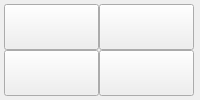
             <widget class="QWidget" name="edge_angle">
              <layout class="QVBoxLayout" name="verticalLayout_3">
               <property name="spacing">
                <number>2</number>
               </property>
               <property name="leftMargin">
                <number>0</number>
               </property>
               <property name="topMargin">
                <number>0</number>
               </property>
               <property name="rightMargin">
                <number>2</number>
               </property>
               <property name="bottomMargin">
                <number>0</number>
               </property>
               <item>
                <widget class="QFrame" name="frame_angle">
                 <property name="sizePolicy">
                  <sizepolicy hsizetype="Preferred" vsizetype="Preferred">
                   <horstretch>0</horstretch>
                   <verstretch>0</verstretch>
                  </sizepolicy>
                 </property>
                 <layout class="QHBoxLayout" name="horizontalLayout_38">
                  <property name="leftMargin">
                   <number>4</number>
                  </property>
                  <property name="topMargin">
                   <number>4</number>
                  </property>
                  <property name="rightMargin">
                   <number>4</number>
                  </property>
                  <property name="bottomMargin">
                   <number>4</number>
                  </property>
                  <item>
                   <widget class="QWidget" name="widget_skew" native="true">
                    <property name="sizePolicy">
                     <sizepolicy hsizetype="Preferred" vsizetype="Preferred">
                      <horstretch>0</horstretch>
                      <verstretch>0</verstretch>
                     </sizepolicy>
                    </property>
                    <property name="minimumSize">
                     <size>
                      <width>0</width>
                      <height>0</height>
                     </size>
                    </property>
                    <property name="maximumSize">
                     <size>
                      <width>300</width>
                      <height>300</height>
                     </size>
                    </property>
                    <property name="styleSheet">
                     <string notr="true"/>
                    </property>
                    <layout class="QGridLayout" name="gridLayout_8">
                     <property name="leftMargin">
                      <number>0</number>
                     </property>
                     <property name="topMargin">
                      <number>0</number>
                     </property>
                     <property name="rightMargin">
                      <number>0</number>
                     </property>
                     <property name="bottomMargin">
                      <number>0</number>
                     </property>
                     <property name="spacing">
                      <number>0</number>
                     </property>
                     <item row="3" column="0">
                      <widget class="QPushButton" name="probe_front_edge_angle">
                       <property name="sizePolicy">
                        <sizepolicy hsizetype="Preferred" vsizetype="Preferred">
                         <horstretch>0</horstretch>
                         <verstretch>0</verstretch>
                        </sizepolicy>
                       </property>
                       <property name="minimumSize">
                        <size>
                         <width>0</width>
                         <height>0</height>
                        </size>
                       </property>
                       <property name="maximumSize">
                        <size>
                         <width>16777215</width>
                         <height>16777215</height>
                        </size>
                       </property>
                       <property name="toolTip">
                        <string>front_edge_angle</string>
                       </property>
                       <property name="text">
                        <string/>
                       </property>
                       <property name="icon">
                        <iconset>
                         <normalon>basic_probe_icons/front_edge_angle.png</normalon>
                        </iconset>
                       </property>
                       <property name="iconSize">
                        <size>
                         <width>120</width>
                         <height>120</height>
                        </size>
                       </property>
                       <property name="probe" stdset="0">
                        <string>probe_angle_front</string>
                       </property>
                       <attribute name="buttonGroup">
                        <string notr="true">skew_buttonGroup</string>
                       </attribute>
                      </widget>
                     </item>
                     <item row="3" column="1">
                      <widget class="QPushButton" name="probe_right_edge_angle">
                       <property name="sizePolicy">
                        <sizepolicy hsizetype="Preferred" vsizetype="Preferred">
                         <horstretch>0</horstretch>
                         <verstretch>0</verstretch>
                        </sizepolicy>
                       </property>
                       <property name="minimumSize">
                        <size>
                         <width>0</width>
                         <height>0</height>
                        </size>
                       </property>
                       <property name="maximumSize">
                        <size>
                         <width>16777215</width>
                         <height>16777215</height>
                        </size>
                       </property>
                       <property name="toolTip">
                        <string>right_edge_angle</string>
                       </property>
                       <property name="text">
                        <string/>
                       </property>
                       <property name="icon">
                        <iconset>
                         <normalon>basic_probe_icons/right_edge_angle.png</normalon>
                        </iconset>
                       </property>
                       <property name="iconSize">
                        <size>
                         <width>120</width>
                         <height>120</height>
                        </size>
                       </property>
                       <property name="probe" stdset="0">
                        <string>probe_angle_right</string>
                       </property>
                       <attribute name="buttonGroup">
                        <string notr="true">skew_buttonGroup</string>
                       </attribute>
                      </widget>
                     </item>
                     <item row="0" column="0">
                      <widget class="QPushButton" name="probe_left_edge_angle">
                       <property name="sizePolicy">
                        <sizepolicy hsizetype="Preferred" vsizetype="Preferred">
                         <horstretch>0</horstretch>
                         <verstretch>0</verstretch>
                        </sizepolicy>
                       </property>
                       <property name="minimumSize">
                        <size>
                         <width>0</width>
                         <height>0</height>
                        </size>
                       </property>
                       <property name="maximumSize">
                        <size>
                         <width>16777215</width>
                         <height>16777215</height>
                        </size>
                       </property>
                       <property name="toolTip">
                        <string>left_edge_angle</string>
                       </property>
                       <property name="text">
                        <string/>
                       </property>
                       <property name="icon">
                        <iconset>
                         <normalon>basic_probe_icons/left_edge_angle.png</normalon>
                        </iconset>
                       </property>
                       <property name="iconSize">
                        <size>
                         <width>120</width>
                         <height>120</height>
                        </size>
                       </property>
                       <property name="probe" stdset="0">
                        <string>probe_angle_left</string>
                       </property>
                       <attribute name="buttonGroup">
                        <string notr="true">skew_buttonGroup</string>
                       </attribute>
                      </widget>
                     </item>
                     <item row="0" column="1">
                      <widget class="QPushButton" name="probe_back_edge_angle">
                       <property name="sizePolicy">
                        <sizepolicy hsizetype="Preferred" vsizetype="Preferred">
                         <horstretch>0</horstretch>
                         <verstretch>0</verstretch>
                        </sizepolicy>
                       </property>
                       <property name="minimumSize">
                        <size>
                         <width>0</width>
                         <height>0</height>
                        </size>
                       </property>
                       <property name="maximumSize">
                        <size>
                         <width>16777215</width>
                         <height>16777215</height>
                        </size>
                       </property>
                       <property name="toolTip">
                        <string>back_edge_angle</string>
                       </property>
                       <property name="text">
                        <string/>
                       </property>
                       <property name="icon">
                        <iconset>
                         <normalon>basic_probe_icons/back_edge_angle.png</normalon>
                        </iconset>
                       </property>
                       <property name="iconSize">
                        <size>
                         <width>120</width>
                         <height>120</height>
                        </size>
                       </property>
                       <property name="probe" stdset="0">
                        <string>probe_angle_back</string>
                       </property>
                       <attribute name="buttonGroup">
                        <string notr="true">skew_buttonGroup</string>
                       </attribute>
                      </widget>
                     </item>
                    </layout>
                   </widget>
                  </item>
                 </layout>
                </widget>
               </item>
              </layout>
             </widget>
